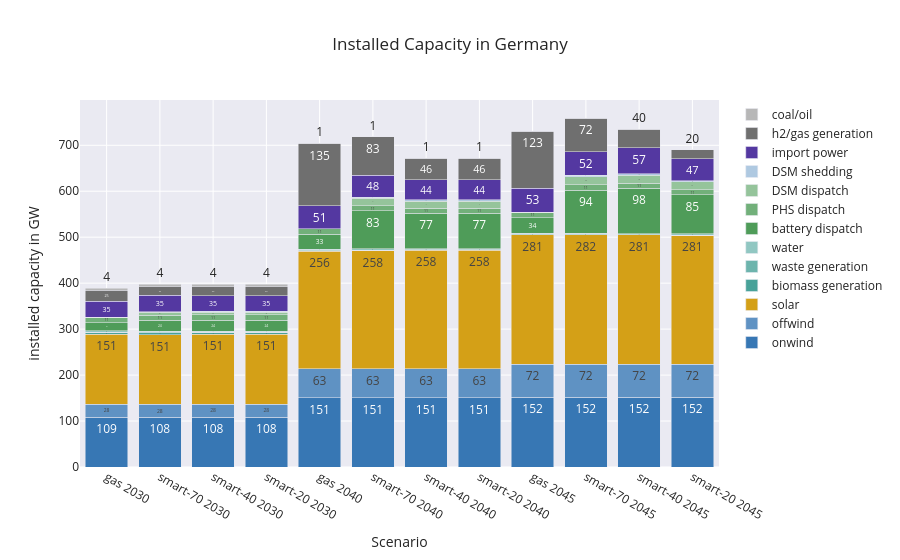

The cell this chart's notebook holds for it:
### Code cell
import plotly.graph_objects as go

capital_df = pd.DataFrame()
for nkey, pea in peas.items():
  capital_s = pd.Series(0.00, index=pg_keys)
  for key in pg_keys:
    c_key = key
    p_unit = 'p'
    if key in p1_keys:
      p_unit = 'p1'
    if key in p0_keys:
      p_unit = 'p0'
    
    if key == 'c_pg_import':
      capital_s[key]  =  (pea.get(ppv[c_key], type='import').p_nom_opt('p0') )/ 1e3
    else:
      capital_s[key] = pea.get(ppv[c_key]).p_nom_opt(p_unit) / 1e3
      # if (nkey == 'flex 2045'):
      #   carriers.extend(key, capital_s[key])
  capital_s = capital_s.rename(index= pp.map_name)
  capital_df[nkey] = capital_s

capital_df = capital_df.T

fig = go.Figure()

for i, key in enumerate(capital_df.columns):
    fig.add_trace(go.Bar(
        x=capital_df.index,
        y=capital_df[key],
        name=key,
        marker_color=color_map[i],
        texttemplate='%{text:.0f}',  
        text=capital_df[key], 
        textposition='auto' , 
        textangle=0,
        textfont=dict(size=12) 
    ))

fig.update_layout(
    title='Installed Capacity in Germany',
    xaxis_title='Scenario',
    yaxis_title='installed capacity in GW',
    barmode='stack' 
)

# 显示图形
fig.show()

### Figure 1 — Plotly figure (JSON) as saved in the notebook; plotly's stock layout.template omitted (floating-point values rounded to 4 significant figures)
{"data": [{"marker": {"color": "#3777B4"}, "name": "onwind", "text": [108.6, 108.3, 108.5, 108.5, 150.9, 150.7, 151.0, 151.0, 152.0, 151.7, 151.7, 151.9], "textangle": 0, "textfont": {"size": 12}, "textposition": "auto", "texttemplate": "%{text:.0f}", "type": "bar", "x": ["gas 2030", "smart-70 2030", "smart-40 2030", "smart-20 2030", "gas 2040", "smart-70 2040", "smart-40 2040", "smart-20 2040", "gas 2045", "smart-70 2045", "smart-40 2045", "smart-20 2045"], "y": [108.6, 108.3, 108.5, 108.5, 150.9, 150.7, 151.0, 151.0, 152.0, 151.7, 151.7, 151.9]}, {"marker": {"color": "#5F92C3"}, "name": "offwind", "text": [28.47, 28.48, 28.48, 28.48, 62.68, 62.67, 62.68, 62.68, 71.71, 71.69, 71.7, 71.71], "textangle": 0, "textfont": {"size": 12}, "textposition": "auto", "texttemplate": "%{text:.0f}", "type": "bar", "x": ["gas 2030", "smart-70 2030", "smart-40 2030", "smart-20 2030", "gas 2040", "smart-70 2040", "smart-40 2040", "smart-20 2040", "gas 2045", "smart-70 2045", "smart-40 2045", "smart-20 2045"], "y": [28.47, 28.48, 28.48, 28.48, 62.68, 62.67, 62.68, 62.68, 71.71, 71.69, 71.7, 71.71]}, {"marker": {"color": "#d4a017"}, "name": "solar", "text": [151.3, 151.4, 151.4, 151.4, 256.2, 257.6, 258.0, 258.0, 281.4, 281.6, 281.4, 280.7], "textangle": 0, "textfont": {"size": 12}, "textposition": "auto", "texttemplate": "%{text:.0f}", "type": "bar", "x": ["gas 2030", "smart-70 2030", "smart-40 2030", "smart-20 2030", "gas 2040", "smart-70 2040", "smart-40 2040", "smart-20 2040", "gas 2045", "smart-70 2045", "smart-40 2045", "smart-20 2045"], "y": [151.3, 151.4, 151.4, 151.4, 256.2, 257.6, 258.0, 258.0, 281.4, 281.6, 281.4, 280.7]}, {"marker": {"color": "#48A299"}, "name": "biomass generation", "text": [4.662, 4.469, 4.468, 4.468, 0.5613, 0.5613, 0.6237, 0.6237, 0, 0, 0, 0], "textangle": 0, "textfont": {"size": 12}, "textposition": "auto", "texttemplate": "%{text:.0f}", "type": "bar", "x": ["gas 2030", "smart-70 2030", "smart-40 2030", "smart-20 2030", "gas 2040", "smart-70 2040", "smart-40 2040", "smart-20 2040", "gas 2045", "smart-70 2045", "smart-40 2045", "smart-20 2045"], "y": [4.662, 4.469, 4.468, 4.468, 0.5613, 0.5613, 0.6237, 0.6237, 0, 0, 0, 0]}, {"marker": {"color": "#6DB4AD"}, "name": "waste generation", "text": [0, 0, 0, 0, 0, 0, 0, 0, 0, 0, 0, 0], "textangle": 0, "textfont": {"size": 12}, "textposition": "auto", "texttemplate": "%{text:.0f}", "type": "bar", "x": ["gas 2030", "smart-70 2030", "smart-40 2030", "smart-20 2030", "gas 2040", "smart-70 2040", "smart-40 2040", "smart-20 2040", "gas 2045", "smart-70 2045", "smart-40 2045", "smart-20 2045"], "y": [0, 0, 0, 0, 0, 0, 0, 0, 0, 0, 0, 0]}, {"marker": {"color": "#91C7C2"}, "name": "water", "text": [3.061, 3.061, 3.061, 3.061, 3.061, 3.061, 3.061, 3.061, 3.061, 3.061, 3.061, 3.061], "textangle": 0, "textfont": {"size": 12}, "textposition": "auto", "texttemplate": "%{text:.0f}", "type": "bar", "x": ["gas 2030", "smart-70 2030", "smart-40 2030", "smart-20 2030", "gas 2040", "smart-70 2040", "smart-40 2040", "smart-20 2040", "gas 2045", "smart-70 2045", "smart-40 2045", "smart-20 2045"], "y": [3.061, 3.061, 3.061, 3.061, 3.061, 3.061, 3.061, 3.061, 3.061, 3.061, 3.061, 3.061]}, {"marker": {"color": "#4F9C59"}, "name": "battery dispatch", "text": [18.13, 23.65, 23.59, 23.59, 33.46, 82.9, 76.71, 76.71, 34.48, 94.48, 98.18, 85.02], "textangle": 0, "textfont": {"size": 12}, "textposition": "auto", "texttemplate": "%{text:.0f}", "type": "bar", "x": ["gas 2030", "smart-70 2030", "smart-40 2030", "smart-20 2030", "gas 2040", "smart-70 2040", "smart-40 2040", "smart-20 2040", "gas 2045", "smart-70 2045", "smart-40 2045", "smart-20 2045"], "y": [18.13, 23.65, 23.59, 23.59, 33.46, 82.9, 76.71, 76.71, 34.48, 94.48, 98.18, 85.02]}, {"marker": {"color": "#72B07A"}, "name": "PHS dispatch", "text": [11.3, 11.3, 11.3, 11.3, 11.3, 11.3, 10.95, 10.95, 11.3, 11.3, 11.3, 10.69], "textangle": 0, "textfont": {"size": 12}, "textposition": "auto", "texttemplate": "%{text:.0f}", "type": "bar", "x": ["gas 2030", "smart-70 2030", "smart-40 2030", "smart-20 2030", "gas 2040", "smart-70 2040", "smart-40 2040", "smart-20 2040", "gas 2045", "smart-70 2045", "smart-40 2045", "smart-20 2045"], "y": [11.3, 11.3, 11.3, 11.3, 11.3, 11.3, 10.95, 10.95, 11.3, 11.3, 11.3, 10.69]}, {"marker": {"color": "#95C49B"}, "name": "DSM dispatch", "text": [0, 6.109, 6.212, 6.212, 0, 15.68, 15.53, 15.53, 0, 17.61, 17.53, 17.3], "textangle": 0, "textfont": {"size": 12}, "textposition": "auto", "texttemplate": "%{text:.0f}", "type": "bar", "x": ["gas 2030", "smart-70 2030", "smart-40 2030", "smart-20 2030", "gas 2040", "smart-70 2040", "smart-40 2040", "smart-20 2040", "gas 2045", "smart-70 2045", "smart-40 2045", "smart-20 2045"], "y": [0, 6.109, 6.212, 6.212, 0, 15.68, 15.53, 15.53, 0, 17.61, 17.53, 17.3]}, {"marker": {"color": "#AFC9E1"}, "name": "DSM shedding", "text": [0, 1.58, 1.505, 1.505, 0, 2.631, 2.631, 2.631, 0, 3.0, 3.0, 3.0], "textangle": 0, "textfont": {"size": 12}, "textposition": "auto", "texttemplate": "%{text:.0f}", "type": "bar", "x": ["gas 2030", "smart-70 2030", "smart-40 2030", "smart-20 2030", "gas 2040", "smart-70 2040", "smart-40 2040", "smart-20 2040", "gas 2045", "smart-70 2045", "smart-40 2045", "smart-20 2045"], "y": [0, 1.58, 1.505, 1.505, 0, 2.631, 2.631, 2.631, 0, 3.0, 3.0, 3.0]}, {"marker": {"color": "#5438A1"}, "name": "import power", "text": [34.87, 35.17, 34.58, 34.58, 50.68, 47.97, 44.02, 44.02, 52.87, 51.87, 56.81, 47.27], "textangle": 0, "textfont": {"size": 12}, "textposition": "auto", "texttemplate": "%{text:.0f}", "type": "bar", "x": ["gas 2030", "smart-70 2030", "smart-40 2030", "smart-20 2030", "gas 2040", "smart-70 2040", "smart-40 2040", "smart-20 2040", "gas 2045", "smart-70 2045", "smart-40 2045", "smart-20 2045"], "y": [34.87, 35.17, 34.58, 34.58, 50.68, 47.97, 44.02, 44.02, 52.87, 51.87, 56.81, 47.27]}, {"marker": {"color": "#6F6F6F"}, "name": "h2/gas generation", "text": [24.55, 19.61, 20.14, 20.14, 134.6, 83.36, 46.29, 46.29, 123.4, 72.2, 40.0, 19.97], "textangle": 0, "textfont": {"size": 12}, "textposition": "auto", "texttemplate": "%{text:.0f}", "type": "bar", "x": ["gas 2030", "smart-70 2030", "smart-40 2030", "smart-20 2030", "gas 2040", "smart-70 2040", "smart-40 2040", "smart-20 2040", "gas 2045", "smart-70 2045", "smart-40 2045", "smart-20 2045"], "y": [24.55, 19.61, 20.14, 20.14, 134.6, 83.36, 46.29, 46.29, 123.4, 72.2, 40.0, 19.97]}, {"marker": {"color": "#B7B7B7"}, "name": "coal/oil", "text": [4.494, 4.116, 4.494, 4.494, 0.5559, 0.5551, 0.5559, 0.5559, 0, 0, 0, 0], "textangle": 0, "textfont": {"size": 12}, "textposition": "auto", "texttemplate": "%{text:.0f}", "type": "bar", "x": ["gas 2030", "smart-70 2030", "smart-40 2030", "smart-20 2030", "gas 2040", "smart-70 2040", "smart-40 2040", "smart-20 2040", "gas 2045", "smart-70 2045", "smart-40 2045", "smart-20 2045"], "y": [4.494, 4.116, 4.494, 4.494, 0.5559, 0.5551, 0.5559, 0.5559, 0, 0, 0, 0]}], "layout": {"barmode": "stack", "title": {"text": "Installed Capacity in Germany"}, "xaxis": {"title": {"text": "Scenario"}}, "yaxis": {"title": {"text": "installed capacity in GW"}}}}
